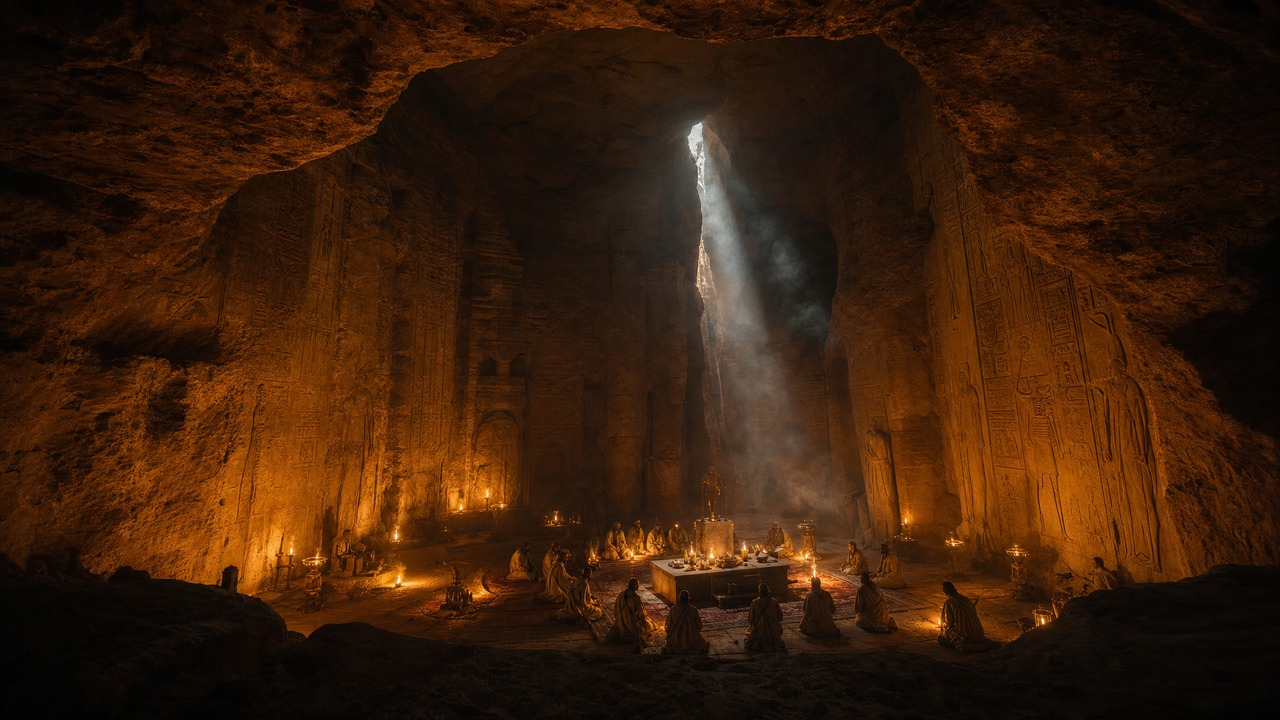
#> input picture data/thumb_tests/sietch_2026-11-05/sietch_none.jpg, 1280 x 720 px
$ python -i thumbnail_maker.py   (imports and definitions only)
#> lines starting #> are read from the running program, lines starting #| are printed output that depends on the picture
"""
thumbnail_maker.py — branded YouTube thumbnails with an LLM art director.

Two pieces:
  1. A curated STYLES registry (font + typographic treatment). The LLM may ONLY
     pick from these, so output always looks intentional — never random fonts.
  2. choose_thumbnail_design(): Claude LOOKS at the scene image + the track's
     title/mood/setting and returns {style, hook, subtitle, accent, align,
     position} — the per-video art-direction. render_thumbnail() bakes it.

Falls back to a sensible default (engraved/Copperplate) if no API key or on error,
so a thumbnail is ALWAYS produced.

Designed to be called from the publish flow: generate → set as the YouTube
thumbnail right before upload.
"""

from __future__ import annotations

import base64
import io
import json
import re
from pathlib import Path
from typing import Optional

from PIL import Image, ImageDraw, ImageFont, ImageFilter
from llm import llm_create, llm_text  # every Claude call goes through llm.py (Opus 5.5)

TW, TH = 1280, 720
_FONTS = "/System/Library/Fonts/Supplemental"
_CORE = "/System/Library/Fonts"
_PROJ = str(Path(__file__).parent / "fonts")  # bundled display fonts (OFL)

# Curated styles. Each: title font (path, weight), subtitle font, label, case for
# the hook ("upper"/"title"), letter tracking, default alignment, and a treatment:
# "glow" (accent-colored blur behind title), "line" (accent rule under title), or
# "engrave" (small centered accent tick). Weight is the variable-font axis value
# (ignored by static fonts).
STYLES = {
    "cinzel": {  # epic Trajan-style Roman caps — cinematic / sci-fi hero look
        "label": "Cinzel — epic cinematic caps",
        "title": (f"{_PROJ}/Cinzel.ttf", 800), "sub": (f"{_PROJ}/Cinzel.ttf", 500),
        "case": "upper", "tracking": 4, "sub_tracking": 6, "align": "center",
        "treatment": "line", "title_size": 88, "sub_size": 30,
    },
    "bebas": {  # tall punchy condensed — modern, bold, clean
        "label": "Bebas Neue — tall modern condensed",
        "title": (f"{_PROJ}/BebasNeue.ttf", 400), "sub": (f"{_PROJ}/BebasNeue.ttf", 400),
        "case": "upper", "tracking": 2, "sub_tracking": 6, "align": "left",
        "treatment": "glow", "title_size": 132, "sub_size": 40,
    },
    "oswald": {  # condensed grotesque — documentary / focused
        "label": "Oswald — modern condensed sans",
        "title": (f"{_PROJ}/Oswald.ttf", 600), "sub": (f"{_PROJ}/Oswald.ttf", 400),
        "case": "upper", "tracking": 2, "sub_tracking": 6, "align": "left",
        "treatment": "line", "title_size": 104, "sub_size": 34,
    },
    "cormorant": {  # elegant high-contrast serif — refined, premium
        "label": "Cormorant — elegant serif",
        "title": (f"{_PROJ}/Cormorant.ttf", 600), "sub": (f"{_PROJ}/Cormorant.ttf", 500),
        "case": "title", "tracking": 1, "sub_tracking": 4, "align": "center",
        "treatment": "line", "title_size": 116, "sub_size": 36,
    },
    "engraved": {  # timeless engraved caps — Copperplate (system)
        "label": "Copperplate — engraved classic",
        "title": (f"{_FONTS}/Copperplate.ttc", 0), "sub": (f"{_FONTS}/Copperplate.ttc", 0),
        "case": "upper", "tracking": 8, "sub_tracking": 3, "align": "center",
        "treatment": "engrave", "title_size": 76, "sub_size": 27, "system": True,
    },
    "didot": {  # premium fashion serif — Didot (system)
        "label": "Didot — premium serif",
        "title": (f"{_FONTS}/Didot.ttc", 0), "sub": (f"{_FONTS}/Didot.ttc", 0),
        "case": "title", "tracking": 1, "sub_tracking": 3, "align": "left",
        "treatment": "line", "title_size": 100, "sub_size": 34, "system": True,
    },
    "hailmary": {  # the actual Project Hail Mary display face — geometric, triangle A's
        "label": "Hail Mary — sci-fi geometric",
        "title": (f"{_PROJ}/HailMarySans.otf", 0), "sub": (f"{_PROJ}/HailMarySans.otf", 0),
        "case": "upper", "tracking": 4, "sub_tracking": 8, "align": "center",
        "treatment": "glow", "title_size": 118, "sub_size": 34, "system": True,
    },
    "nolan": {  # Nolan title-card look: heavy Helvetica caps, wide tracking, centered.
        # Empire pins the Odyssey (2026) poster to Helvetica Neue Black, "the usual
        # Nolan font" — the same treatment as Interstellar/Tenet/Oppenheimer. macOS
        # ships Helvetica Neue Bold (face 1) but no uncondensed Black, and Bold at
        # display size with heavy tracking is the closest honest match; the condensed
        # Black in the same .ttc is the wrong WIDTH, which reads less like Nolan than
        # a slightly lighter weight does. Matching a typeface is fine; this is
        # deliberately NOT a copy of the film's logo lockup.
        "label": "Nolan title card — heavy grotesque caps",
        "title": (f"{_PROJ}/ArchivoBlack.ttf", 0), "sub": (f"{_PROJ}/ArchivoBlack.ttf", 0),
        # No decorative rule: a film title card sets hierarchy with size and space,
        # and an accent underline is the thing that makes a thumbnail look homemade.
        "case": "upper", "tracking": 12, "sub_tracking": 10, "align": "center",
        "treatment": "none", "title_size": 96, "sub_size": 22, "system": True,
    },
    "odyssey": {  # the real family: Helvetica Neue, the face Nolan's posters use.
        # Empire names the Odyssey (2026) title as Helvetica Neue Black. macOS ships
        # no uncondensed Black, so Bold (face 1) is the heaviest true-width weight
        # available. Trading one weight step for the actual typeface beats a
        # lookalike at the right weight, and display size plus tracking carries it.
        "label": "Odyssey — Helvetica Neue, Nolan's face",
        "title": (f"{_CORE}/HelveticaNeue.ttc", 0, 1),
        "sub": (f"{_CORE}/HelveticaNeue.ttc", 0, 1),
        "case": "upper", "tracking": 14, "sub_tracking": 12, "align": "center",
        "treatment": "none", "title_size": 100, "sub_size": 22, "system": True,
    },
    "odyssey_black": {  # right weight, wrong width — Helvetica Neue Condensed Black
        "label": "Odyssey — Helvetica Neue Condensed Black",
        "title": (f"{_CORE}/HelveticaNeue.ttc", 0, 9),
        "sub": (f"{_CORE}/HelveticaNeue.ttc", 0, 9),
        "case": "upper", "tracking": 12, "sub_tracking": 12, "align": "center",
        "treatment": "none", "title_size": 116, "sub_size": 24, "system": True,
    },
    "nolan_tall": {  # same idea, condensed — more title fits before it shrinks
        "label": "Nolan title card — condensed",
        "title": (f"{_PROJ}/Anton.ttf", 0), "sub": (f"{_PROJ}/ArchivoBlack.ttf", 0),
        "case": "upper", "tracking": 10, "sub_tracking": 10, "align": "center",
        "treatment": "none", "title_size": 118, "sub_size": 22, "system": True,
    },
}
DEFAULT_STYLE = "hailmary"


def _hex(c: str, fallback=(255, 255, 255)) -> tuple[int, int, int]:
    try:
        c = c.lstrip("#")
        return (int(c[0:2], 16), int(c[2:4], 16), int(c[4:6], 16))
    except Exception:
        return fallback


def _font(spec, size):
    # A .ttc holds several faces, so a style may name one by index; without it
    # PIL silently hands back face 0, which is how you ask for Black and get Regular.
    path, weight, *rest = spec
    index = rest[0] if rest else 0
    try:
        f = ImageFont.truetype(path, size, index=index)
        # Set the weight on variable fonts (no-op / harmless on static fonts).
        try:
            f.set_variation_by_axes([weight])
        except Exception:
            pass
        return f
    except Exception:
        return ImageFont.truetype(f"{_CORE}/SFNS.ttf", size)


def _base_image(image_path: str) -> Image.Image:
    img = Image.open(image_path).convert("RGB")
#> img is the input picture: PIL image 1280x720 RGB; mean R, G, B 57.3, 29.7, 10.6
    sw, sh = img.size
#> sw = 1280; sh = 720
    s = max(TW / sw, TH / sh)
#> s = 1
    img = img.resize((int(sw * s), int(sh * s)), Image.LANCZOS)
    x = (img.width - TW) // 2
#> x = 0
    y = (img.height - TH) // 2
#> y = 0
    return img.crop((x, y, x + TW, y + TH))


def _scrim(img, position, strength=150):
    """Darken ONLY the edge where the text sits, fading to fully clear elsewhere so
    the image stays vivid. upper→darken top, lower→darken bottom, center→soft band.

    `strength` is the peak opacity (0–255). 0 disables the scrim entirely so the
    underlying image shows through unchanged behind the text.
    """
#> called with position = 'lower', strength = 150
    strength = max(0, min(255, int(strength)))
    if strength == 0:
        return img
    g = Image.new("L", (1, TH), 0)
    for i in range(TH):
        f = i / TH
        if position == "upper":
            a = max(0.0, 1.0 - f / 0.42)            # opaque at top → clear by 42%
        elif position == "center":
            a = max(0.0, 1.0 - abs(f - 0.5) / 0.30) * 0.85
        else:  # lower
            a = max(0.0, (f - 0.58) / 0.42)          # clear until 58% → opaque at bottom
        g.putpixel((0, i), int(strength * a))
    return Image.composite(Image.new("RGB", (TW, TH), (0, 0, 0)), img, g.resize((TW, TH)))
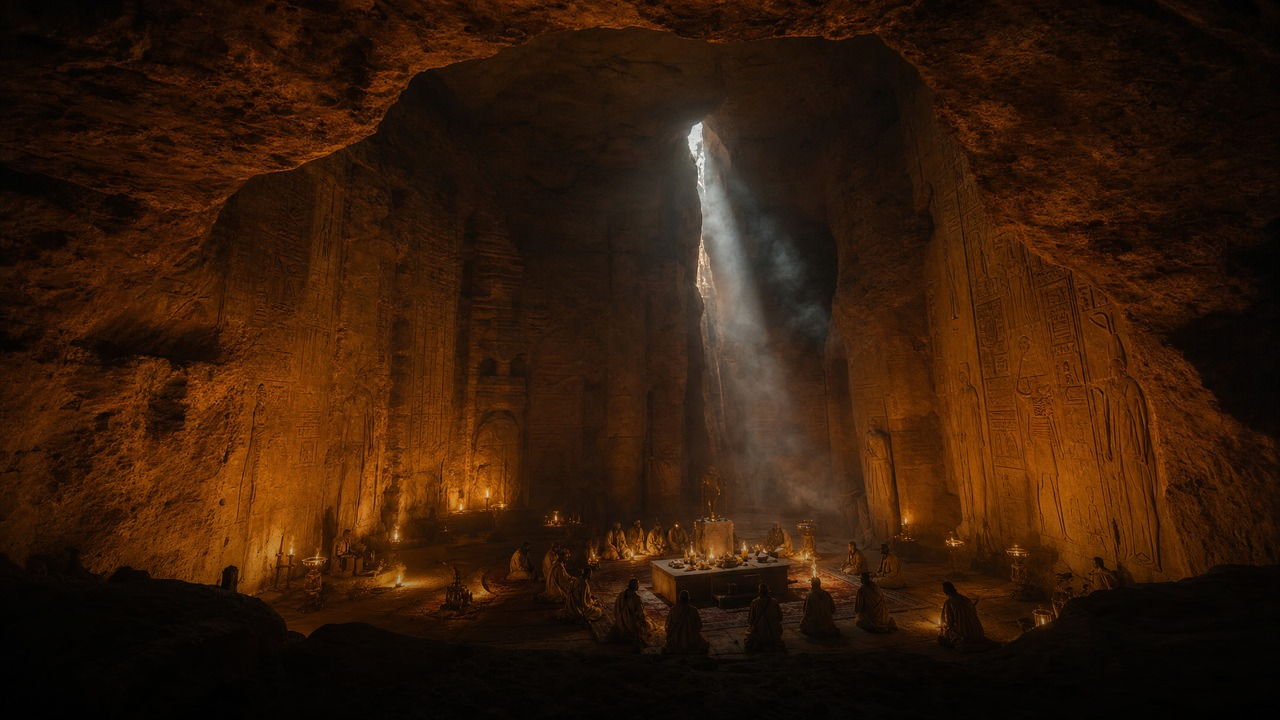
#> returned value: PIL image 1280x720 RGB; mean R, G, B 51.4, 26.6, 9.5


def _measure(draw, text, font, tr):
    return sum(draw.textlength(c, font=font) + tr for c in text) - tr


def _draw_spaced(draw, xy, text, font, fill, tr=0):
    x, y = xy
    for dx in (-3, -1, 1, 3):
        for dy in (-3, -1, 1, 3):
            xx = x
            for ch in text:
                draw.text((xx + dx, y + dy), ch, font=font, fill=(0, 0, 0))
                xx += draw.textlength(ch, font=font) + tr
    xx = x
    for ch in text:
        draw.text((xx, y), ch, font=font, fill=fill)
        xx += draw.textlength(ch, font=font) + tr


def render_thumbnail(image_path: str, out_path: str, hook: str, subtitle: str = "",
                     style: str = DEFAULT_STYLE, accent: str = "#d6b46e",
                     align: str = "", position: str = "lower",
                     title_scale: float = 1.0, sub_scale: float = 1.0,
                     scrim_opacity: float = 1.0) -> str:
    """Render a 1280x720 branded thumbnail. `style` must be a key in STYLES.

    title_scale / sub_scale multiply each style's default title_size / sub_size.
    scrim_opacity multiplies the dark band behind the text (0 = no darkening,
    1 = current default, up to 1.5 for heavy contrast on bright images).
    """
    sd = STYLES.get(style, STYLES[DEFAULT_STYLE])
    align = align or sd["align"]
    accent_rgb = _hex(accent)

    # Clamp scales so the user can't accidentally render unreadable or
    # off-canvas thumbnails. UI exposes 0.5–1.5 as the safe range.
    title_scale = max(0.5, min(2.0, float(title_scale or 1.0)))
    sub_scale = max(0.5, min(2.0, float(sub_scale or 1.0)))
    scrim_opacity = max(0.0, min(1.5, float(scrim_opacity if scrim_opacity is not None else 1.0)))

    hook = (hook or "").strip()
    if sd["case"] == "upper":
        hook = hook.upper()
    elif sd["case"] == "title":
        hook = hook.title()
    subtitle = (subtitle or "").strip()
    if sd["case"] == "upper" and subtitle:
        subtitle = subtitle.upper()

    img = _base_image(image_path)

    # Darken only the edge where the text sits (keeps the image vivid).
    # Default peak strength is 150/255; user can scale up to ~225 or down to 0.
    img = _scrim(img, position, strength=int(150 * scrim_opacity))
    if position == "upper":
        title_y = int(TH * 0.09)
    elif position == "center":
        title_y = int(TH * 0.40)
    else:  # lower
        title_y = int(TH * 0.66)

    title_size_px = max(28, int(round(sd["title_size"] * title_scale)))
    sub_size_px = max(14, int(round(sd["sub_size"] * sub_scale)))
    title_font = _font(sd["title"], title_size_px)
    sub_font = _font(sd["sub"], sub_size_px)
    margin = 64

    draw = ImageDraw.Draw(img)
    # Shrink the title to fit the width — a long hook (e.g. "PROJECT HAIL MARY")
    # in a wide display face would otherwise overflow and get cropped.
    while title_size_px > 28 and _measure(draw, hook, title_font, sd["tracking"]) > TW - 2 * margin:
        title_size_px -= 2
        title_font = _font(sd["title"], title_size_px)
#> this loop made 13 passes
#> title_size_px on passes 1 to 12: 116, 114, 112, 110, 108, 106, 104, 102, 100, 98, 96, 94
#> after the loop, title_size_px = 92
    tw = _measure(draw, hook, title_font, sd["tracking"])
#> tw = 1150
    if position == "lower":   # a scaled-up title pushed the subtitle off the frame's bottom edge
        block = title_size_px + (22 + sub_size_px + 8 if subtitle else 0)
#> block = 156
        title_y = min(title_y, TH - block - 56)
#> title_y = 475
    if align == "center":
        tx = (TW - tw) // 2
#> tx = 65
    else:
        tx = margin

    # Treatment: glow draws an accent-colored, blurred copy behind the title.
    if sd["treatment"] == "glow":
        glow = Image.new("RGBA", (TW, TH), (0, 0, 0, 0))
#> glow: PIL image 1280x720 RGBA; every value is 0
        gd = ImageDraw.Draw(glow)
        gx = tx
#> gx = 65
        for ch in hook:
            gd.text((gx, title_y), ch, font=title_font, fill=accent_rgb + (255,))
            gx += draw.textlength(ch, font=title_font) + sd["tracking"]
#> this loop made 18 passes
#> gx on passes 1 to 12: 131.9, 215.3, 282.4, 313.6, 375.7, 448.5, 508.7, 542, 604.4, 680.8, 752.1, 825
#> after the loop, gx = 1219
        img = Image.alpha_composite(img.convert("RGBA"),
                                    glow.filter(ImageFilter.GaussianBlur(12))).convert("RGB")
        draw = ImageDraw.Draw(img)

    _draw_spaced(draw, (tx, title_y), hook, title_font, (245, 245, 248), sd["tracking"])

    # Accent rule + subtitle. Spacing tracks the *rendered* title height so the
    # subtitle still sits cleanly below the hook when the user scales the title.
    sub_y = title_y + title_size_px + 22
#> sub_y = 589
    if sd["treatment"] == "line":
        # The rule has to be centered on the SAME axis the title is centered on.
        # It used to always start at tx (the title's left edge) and run to a fixed
        # 42% of frame width, which is right for a left-aligned style and visibly
        # skewed for a centered one — the rule sat left of the title it was under.
        rule_w = min(tw, int(TW * 0.42))
        lx1 = (TW - rule_w) // 2 if align == "center" else tx
        draw.line([(lx1, sub_y - 6), (lx1 + rule_w, sub_y - 6)], fill=accent_rgb, width=2)
        sub_y += 8
    elif sd["treatment"] == "engrave":
        draw.rectangle([(TW // 2 - 60, title_y - 22), (TW // 2 + 60, title_y - 18)], fill=accent_rgb)

    if subtitle:
        sw = _measure(draw, subtitle, sub_font, sd["sub_tracking"])
#> sw = 439.4
        sx = (TW - sw) // 2 if align == "center" else tx
#> sx = 420
        _draw_spaced(draw, (sx, sub_y), subtitle, sub_font, accent_rgb, sd["sub_tracking"])

    img.save(out_path, quality=92)
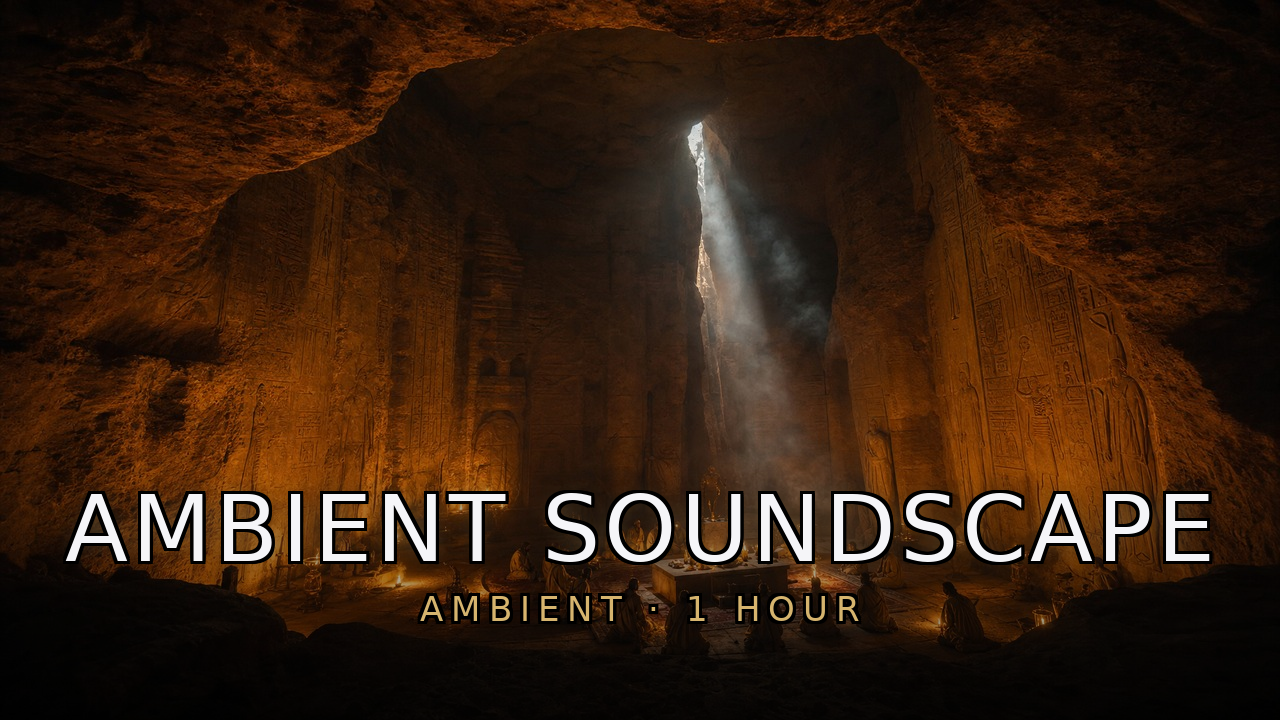
#> saved as out.png: PIL image 1280x720 RGB; mean R, G, B 53.1, 30.9, 15.6
    return out_path


def _strip_fences(s: str) -> str:
    s = s.strip()
    if s.startswith("```"):
        s = re.sub(r"^```[a-zA-Z]*\n?", "", s)
        if s.endswith("```"):
            s = s[:-3]
    return s.strip()


def choose_thumbnail_design(image_path: str, title: str = "", mood: str = "",
                            setting: str = "", duration_label: str = "1 Hour",
                            anthropic_key: Optional[str] = None,
                            model: str = "claude-opus-5-5") -> dict:
    """Claude art director: LOOK at the scene + brief, pick the typographic style,
    a complementary accent color, the hook + subtitle text, and where to place the
    text so it doesn't cover the focal point. Returns a design dict for
    render_thumbnail(). Falls back to a default design on any failure."""
    fallback = {
        "style": DEFAULT_STYLE,
        "hook": (title or "Ambient Soundscape")[:30],
        "subtitle": f"Ambient · {duration_label}",
        "accent": "#d6b46e",
        "align": "center",
        "position": "lower",
    }
    if not anthropic_key:
        return fallback
    try:
        im = Image.open(image_path).convert("RGB")
        im.thumbnail((1024, 1024))
        buf = io.BytesIO()
        im.save(buf, format="JPEG", quality=85)
        b64 = base64.standard_b64encode(buf.getvalue()).decode()

        styles_help = (
            "engraved = timeless engraved caps (classic, neutral); "
            "cinematic = premium film-score serif (epic, prestige); "
            "scifi = geometric space/tech with a glow (futuristic); "
            "literary = classic book serif (for book/story themes); "
            "elegant = soft humanist (calm, meditative); "
            "dramatic = bold high-contrast serif (intense)."
        )
        from anthropic import Anthropic
        client = Anthropic(api_key=anthropic_key)
        resp = llm_create(client,
            model=model, max_tokens=400,
            messages=[{"role": "user", "content": [
                {"type": "image", "source": {"type": "base64",
                 "media_type": "image/jpeg", "data": b64}},
                {"type": "text", "text":
                    f"You are the thumbnail art director for an ambient-music YouTube channel.\n"
                    f"Track: {title}\nMood: {mood}\nSetting: {setting}\nDuration: {duration_label}\n\n"
                    f"LOOK at this scene and design a thumbnail. Choose ONE typographic style "
                    f"that matches the vibe: {styles_help}\n\n"
                    "Return ONLY JSON:\n"
                    "{\n"
                    '  "style": "<one of: engraved|cinematic|scifi|literary|elegant|dramatic>",\n'
                    '  "hook": "<the SHORT punchy title to print, <=24 chars, the recognizable subject>",\n'
                    '  "subtitle": "<short descriptor + duration, e.g. \'Deep Space Ambience · 1 Hour\'>",\n'
                    '  "accent": "#RRGGBB (a color pulled FROM the image that pops against it)",\n'
                    '  "align": "left|center",\n'
                    '  "position": "upper|center|lower (put text where it WON\'T cover the focal subject)"\n'
                    "}"},
            ]}],
        )
        data = json.loads(_strip_fences(llm_text(resp)))
        # sanitize
        out = dict(fallback)
        if data.get("style") in STYLES:
            out["style"] = data["style"]
        for k in ("hook", "subtitle", "accent"):
            if isinstance(data.get(k), str) and data[k].strip():
                out[k] = data[k].strip()
        if data.get("align") in ("left", "center"):
            out["align"] = data["align"]
        if data.get("position") in ("upper", "center", "lower"):
            out["position"] = data["position"]
        out["hook"] = out["hook"][:30]
        return out
    except Exception as e:
        print(f"  [thumbnail] art director fell back to default: {e}", flush=True)
        return fallback


def make_thumbnail(image_path: str, out_path: str, title: str = "", mood: str = "",
                   setting: str = "", duration_label: str = "1 Hour",
                   anthropic_key: Optional[str] = None,
                   design: Optional[dict] = None) -> dict:
    """High-level: pick a design (LLM) unless one is provided, render it, return the
    design used (so the UI can show/edit it)."""
    if design is None:
        design = choose_thumbnail_design(image_path, title, mood, setting,
                                         duration_label, anthropic_key)
    render_thumbnail(image_path, out_path,
                     hook=design.get("hook", title), subtitle=design.get("subtitle", ""),
                     style=design.get("style", DEFAULT_STYLE),
                     accent=design.get("accent", "#d6b46e"),
                     align=design.get("align", ""), position=design.get("position", "lower"),
                     title_scale=design.get("title_scale", 1.0),
                     sub_scale=design.get("sub_scale", 1.0),
                     scrim_opacity=design.get("scrim_opacity", 1.0))
    return design

>>> result = make_thumbnail('data/thumb_tests/sietch_2026-11-05/sietch_none.jpg', 'out.png')
